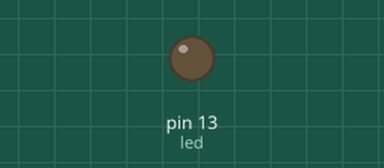
Recording of a sketch running on a simulated Arduino Uno, built with avr-gcc and run on an emulated ATmega328P. On the bench: output pins drawn as LEDs (lit = HIGH).

Above: at 0.05 s.
At 16.52 s:
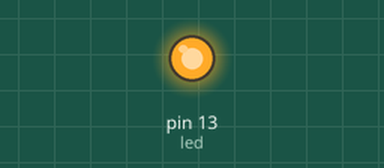
At 32.9 s:
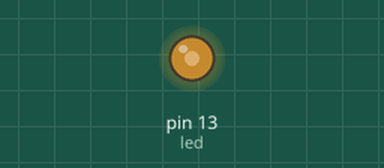
Timing chart, 0 to 34.4 s (numbered marks = the images above):
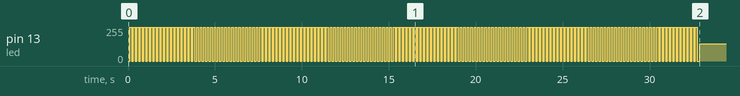

The sketch:

DigitalWrite_Blink_NoDelay.ino
```cpp
int led = 13;          //pin to connect LED
int ledState = LOW;    //initial state (off)
int currMillis = 0;    //initial time
int prevMillis = 0;    //initial saved time
int interval = 100;    //frequency we want to blink

void setup(){

  pinMode(led, OUTPUT); //we set our digital pin to be an output
}

void loop(){

  unsigned long currMillis = millis(); // we use a long because millis accumulate rapidly

  if (currMillis - prevMillis > interval){ //if time difference is greater than the interval

    prevMillis = currMillis; // save the current time to prevMillis

    // if the LED is off turn it on and vice-versa
    if(ledState == LOW){
      ledState = HIGH;
    }
    else{
      ledState = LOW;
    }

    // write the current state o the pin (and led)
    digitalWrite(led, ledState);

  }

}
```

Measured:
- by itself, pin 13 (led): 0/255 → 255/255 at 0.10 s, → 0/255 0.10 s later, → 255/255 0.10 s later, → 0/255 0.10 s later, … (325 changes in this stretch)
